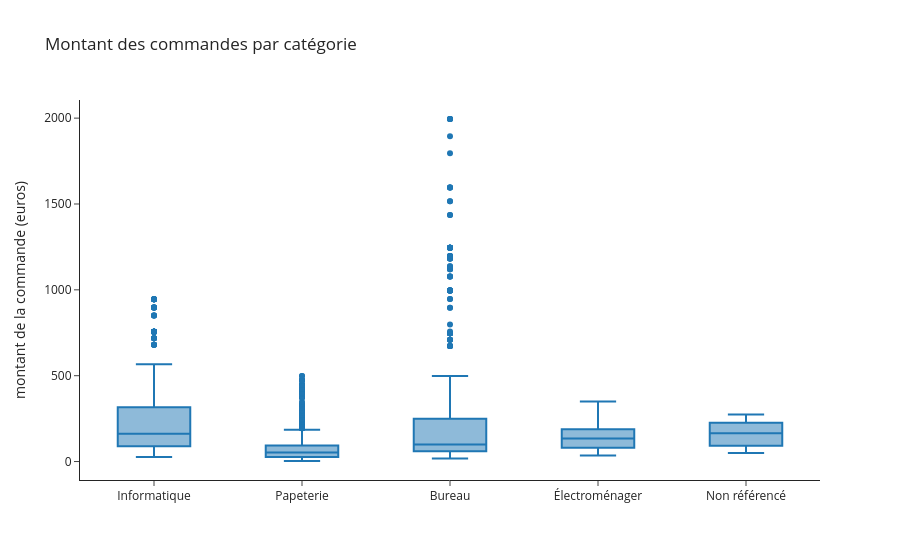

Notebook cell for this chart:
### Markdown cell above
### Question 3.3

Avec `px.box`, trace la distribution du montant des commandes par catégorie, avec un titre, dans une variable `fig_boites`. Ajoute le produit et la quantité à l'info-bulle (`hover_data=["produit", "quantite"]`). Survole les points les plus hauts de la catégorie Bureau : retrouves-tu les commandes identifiées à la question 2.2 ?

### Code cell
fig_boites = px.box(
    ventes,
    x="categorie",
    y="montant",
    hover_data=["produit", "quantite"],
    labels={"categorie": "", "montant": "montant de la commande (euros)"},
    title="Montant des commandes par catégorie",
    template="simple_white",
)
fig_boites.show()

### Figure 1 — Plotly figure (JSON) as saved in the notebook; plotly's stock layout.template omitted (floating-point values rounded to 4 significant figures; data arrays with more than 128 entries replaced by an {"elided": "..."} marker saying what was removed)
{"data": [{"alignmentgroup": "True", "customdata": {"elided": "2182x2 mixed values"}, "hovertemplate": "=%{x}<br>montant de la commande (euros)=%{y}<br>produit=%{customdata[0]}<br>quantite=%{customdata[1]}<extra></extra>", "legendgroup": "", "marker": {"color": "#1F77B4"}, "name": "", "notched": false, "offsetgroup": "", "orientation": "v", "showlegend": false, "type": "box", "x": {"elided": "2182 str values"}, "x0": " ", "xaxis": "x", "y": {"elided": "2182 float values"}, "y0": " ", "yaxis": "y"}], "layout": {"boxmode": "group", "legend": {"tracegroupgap": 0}, "title": {"text": "Montant des commandes par catégorie"}, "xaxis": {"anchor": "y", "domain": [0.0, 1.0], "title": {"text": ""}}, "yaxis": {"anchor": "x", "domain": [0.0, 1.0], "title": {"text": "montant de la commande (euros)"}}}}
